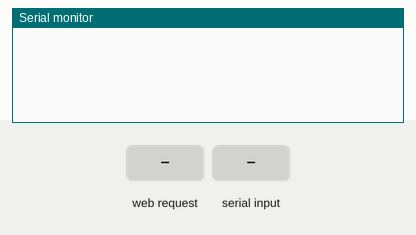
A sketch run on a simulated ESP8266 (Wemos D1 mini). On the bench: the last lines printed to the serial monitor. The inputs (shaded band) are chosen by the test bench.

Above: at 2.2 s.
2.3 s: HTTP request GET /v received
At 3.5 s:
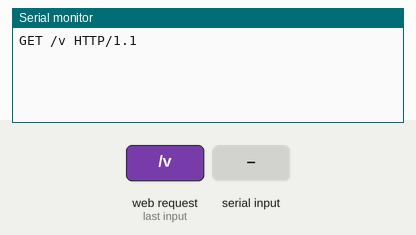
3.8 s: "/v\n" received over the second serial link
At 4.7 s:
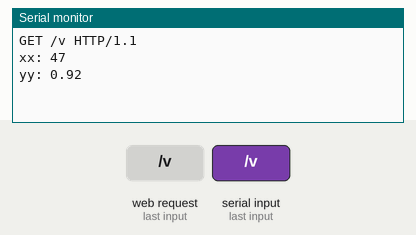
5.3 s: HTTP request GET /c received
At 5.8 s:
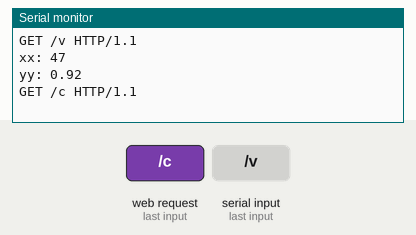

Measured:
- after the input at 2.3 s, the serial monitor: prints a new line at once (image 1)
- after the input at 3.8 s, the serial monitor: prints a new line at once (image 2)
- after the input at 5.3 s, the serial monitor: prints a new line at once (image 3)

The sketch:

SolarWemos.ino
```cpp
#include <SoftwareSerial.h>
#include <ESP8266WiFi.h>

String ssid = "Solar Control";

WiFiServer server(80);

SoftwareSerial mySerial(14, 2);

void setupWiFi(String password)
{
  WiFi.mode(WIFI_AP);

  uint8_t mac[WL_MAC_ADDR_LENGTH];
  WiFi.softAPmacAddress(mac);
  String macID = String(mac[WL_MAC_ADDR_LENGTH - 2], HEX) +
                 String(mac[WL_MAC_ADDR_LENGTH - 1], HEX);
  macID.toUpperCase();
  String AP_NameString = ssid + "-" + macID;


  WiFi.softAP(AP_NameString.c_str(), password.c_str());
}

void setup() {
  delay(1000);
  Serial.begin(115200);

  setupWiFi("12345678");

  mySerial.begin(115200);

  server.begin();
}


void loop() {

  WiFiClient client = server.available();
  if (!client) {
    return;
  }

  // Wait until the client sends some data
  //  Serial.println("new client");
  while(!client.available()){
    delay(1);
  }

  // Read the first line of the request
  String req = client.readStringUntil('\r');

  client.flush();

  String html = "HTTP/1.1 200 OK\r\nContent-Type: text/html\r\n\r\n";

  Serial.println(req);

  if (req.indexOf("/v") != -1)
  {

    ////////////////////////////////////////////////////////
    ////////////////////////////////////////////////////////////
    html += String(readFloat());
  }
  else if (req.indexOf("/c") != -1)
  {
    html += "1234";
  }

  client.print(html);
  delay(1);


}


float readFloat()
{
  mySerial.flush();
  while (mySerial.available() == 0)
      delay(1);


  int xxxx = mySerial.read();
  float yyyy = xxxx / 51.0f;
  Serial.println("xx: " + String(xxxx));
  Serial.println("yy: " + String(yyyy));
  return yyyy;
}
```
